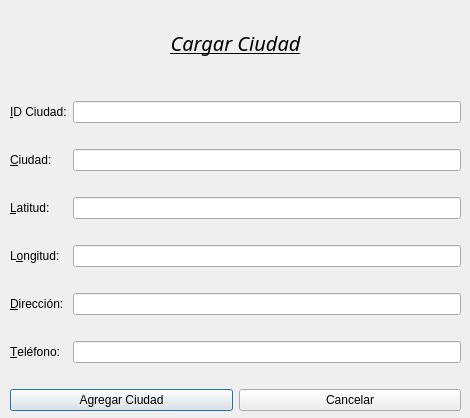
<?xml version="1.0" encoding="UTF-8"?>
<ui version="4.0">
 <class>Dialog</class>
 <widget class="QDialog" name="Dialog">
  <property name="geometry">
   <rect>
    <x>0</x>
    <y>0</y>
    <width>470</width>
    <height>418</height>
   </rect>
  </property>
  <property name="minimumSize">
   <size>
    <width>470</width>
    <height>418</height>
   </size>
  </property>
  <property name="maximumSize">
   <size>
    <width>470</width>
    <height>418</height>
   </size>
  </property>
  <property name="windowTitle">
   <string>Carga Ciudad</string>
  </property>
  <property name="windowIcon">
   <iconset resource="../iconos.qrc">
    <normaloff>:/iconos/C:/Users/Blanc/Desktop/Band.png</normaloff>:/iconos/C:/Users/Blanc/Desktop/Band.png</iconset>
  </property>
  <widget class="QWidget" name="layoutWidget">
   <property name="geometry">
    <rect>
     <x>10</x>
     <y>10</y>
     <width>451</width>
     <height>401</height>
    </rect>
   </property>
   <layout class="QVBoxLayout" name="verticalLayout">
    <item>
     <widget class="QLabel" name="lblTitulo">
      <property name="font">
       <font>
        <family>Perpetua Titling MT</family>
        <pointsize>15</pointsize>
        <italic>true</italic>
        <underline>true</underline>
       </font>
      </property>
      <property name="text">
       <string>Cargar Ciudad</string>
      </property>
      <property name="alignment">
       <set>Qt::AlignCenter</set>
      </property>
     </widget>
    </item>
    <item>
     <spacer name="verticalSpacer">
      <property name="orientation">
       <enum>Qt::Vertical</enum>
      </property>
      <property name="sizeType">
       <enum>QSizePolicy::Fixed</enum>
      </property>
      <property name="sizeHint" stdset="0">
       <size>
        <width>20</width>
        <height>20</height>
       </size>
      </property>
     </spacer>
    </item>
    <item>
     <layout class="QGridLayout" name="gridLayout">
      <item row="10" column="1">
       <widget class="QLineEdit" name="lineTel"/>
      </item>
      <item row="10" column="0">
       <widget class="QLabel" name="lblTel">
        <property name="text">
         <string>&amp;Teléfono: </string>
        </property>
        <property name="buddy">
         <cstring>lineTel</cstring>
        </property>
       </widget>
      </item>
      <item row="1" column="0">
       <spacer name="verticalSpacer_2">
        <property name="orientation">
         <enum>Qt::Vertical</enum>
        </property>
        <property name="sizeType">
         <enum>QSizePolicy::Fixed</enum>
        </property>
        <property name="sizeHint" stdset="0">
         <size>
          <width>20</width>
          <height>20</height>
         </size>
        </property>
       </spacer>
      </item>
      <item row="5" column="0">
       <spacer name="verticalSpacer_4">
        <property name="orientation">
         <enum>Qt::Vertical</enum>
        </property>
        <property name="sizeType">
         <enum>QSizePolicy::Fixed</enum>
        </property>
        <property name="sizeHint" stdset="0">
         <size>
          <width>20</width>
          <height>20</height>
         </size>
        </property>
       </spacer>
      </item>
      <item row="2" column="0">
       <widget class="QLabel" name="lblCiud">
        <property name="text">
         <string>&amp;Ciudad:</string>
        </property>
        <property name="buddy">
         <cstring>lineCiud</cstring>
        </property>
       </widget>
      </item>
      <item row="4" column="1">
       <widget class="QLineEdit" name="lineLat"/>
      </item>
      <item row="8" column="1">
       <widget class="QLineEdit" name="lineDirec"/>
      </item>
      <item row="8" column="0">
       <widget class="QLabel" name="lblDirec">
        <property name="text">
         <string>&amp;Dirección:</string>
        </property>
        <property name="buddy">
         <cstring>lineDirec</cstring>
        </property>
       </widget>
      </item>
      <item row="6" column="0">
       <widget class="QLabel" name="lblLong">
        <property name="text">
         <string>L&amp;ongitud:</string>
        </property>
        <property name="buddy">
         <cstring>lineLong</cstring>
        </property>
       </widget>
      </item>
      <item row="2" column="1">
       <widget class="QLineEdit" name="lineCiud"/>
      </item>
      <item row="0" column="1">
       <widget class="QLineEdit" name="lineID"/>
      </item>
      <item row="4" column="0">
       <widget class="QLabel" name="LblLat">
        <property name="text">
         <string>&amp;Latitud:</string>
        </property>
        <property name="buddy">
         <cstring>lineLat</cstring>
        </property>
       </widget>
      </item>
      <item row="6" column="1">
       <widget class="QLineEdit" name="lineLong"/>
      </item>
      <item row="3" column="0">
       <spacer name="verticalSpacer_3">
        <property name="orientation">
         <enum>Qt::Vertical</enum>
        </property>
        <property name="sizeType">
         <enum>QSizePolicy::Fixed</enum>
        </property>
        <property name="sizeHint" stdset="0">
         <size>
          <width>20</width>
          <height>20</height>
         </size>
        </property>
       </spacer>
      </item>
      <item row="7" column="0">
       <spacer name="verticalSpacer_5">
        <property name="orientation">
         <enum>Qt::Vertical</enum>
        </property>
        <property name="sizeType">
         <enum>QSizePolicy::Fixed</enum>
        </property>
        <property name="sizeHint" stdset="0">
         <size>
          <width>20</width>
          <height>20</height>
         </size>
        </property>
       </spacer>
      </item>
      <item row="0" column="0">
       <widget class="QLabel" name="lblID">
        <property name="text">
         <string>&amp;ID Ciudad:</string>
        </property>
        <property name="buddy">
         <cstring>lineID</cstring>
        </property>
       </widget>
      </item>
      <item row="9" column="0">
       <spacer name="verticalSpacer_6">
        <property name="orientation">
         <enum>Qt::Vertical</enum>
        </property>
        <property name="sizeType">
         <enum>QSizePolicy::Fixed</enum>
        </property>
        <property name="sizeHint" stdset="0">
         <size>
          <width>20</width>
          <height>20</height>
         </size>
        </property>
       </spacer>
      </item>
     </layout>
    </item>
    <item>
     <spacer name="verticalSpacer_7">
      <property name="orientation">
       <enum>Qt::Vertical</enum>
      </property>
      <property name="sizeType">
       <enum>QSizePolicy::Fixed</enum>
      </property>
      <property name="sizeHint" stdset="0">
       <size>
        <width>20</width>
        <height>20</height>
       </size>
      </property>
     </spacer>
    </item>
    <item>
     <layout class="QHBoxLayout" name="horizontalLayout">
      <item>
       <widget class="QPushButton" name="BAgregarVert">
        <property name="text">
         <string>Agregar Ciudad</string>
        </property>
       </widget>
      </item>
      <item>
       <widget class="QPushButton" name="BCancelar">
        <property name="text">
         <string>Cancelar</string>
        </property>
       </widget>
      </item>
     </layout>
    </item>
   </layout>
  </widget>
 </widget>
 <tabstops>
  <tabstop>lineID</tabstop>
  <tabstop>lineCiud</tabstop>
  <tabstop>lineLat</tabstop>
  <tabstop>lineLong</tabstop>
  <tabstop>lineDirec</tabstop>
  <tabstop>lineTel</tabstop>
  <tabstop>BAgregarVert</tabstop>
  <tabstop>BCancelar</tabstop>
 </tabstops>
 <resources>
  <include location="../iconos.qrc"/>
 </resources>
 <connections/>
</ui>
